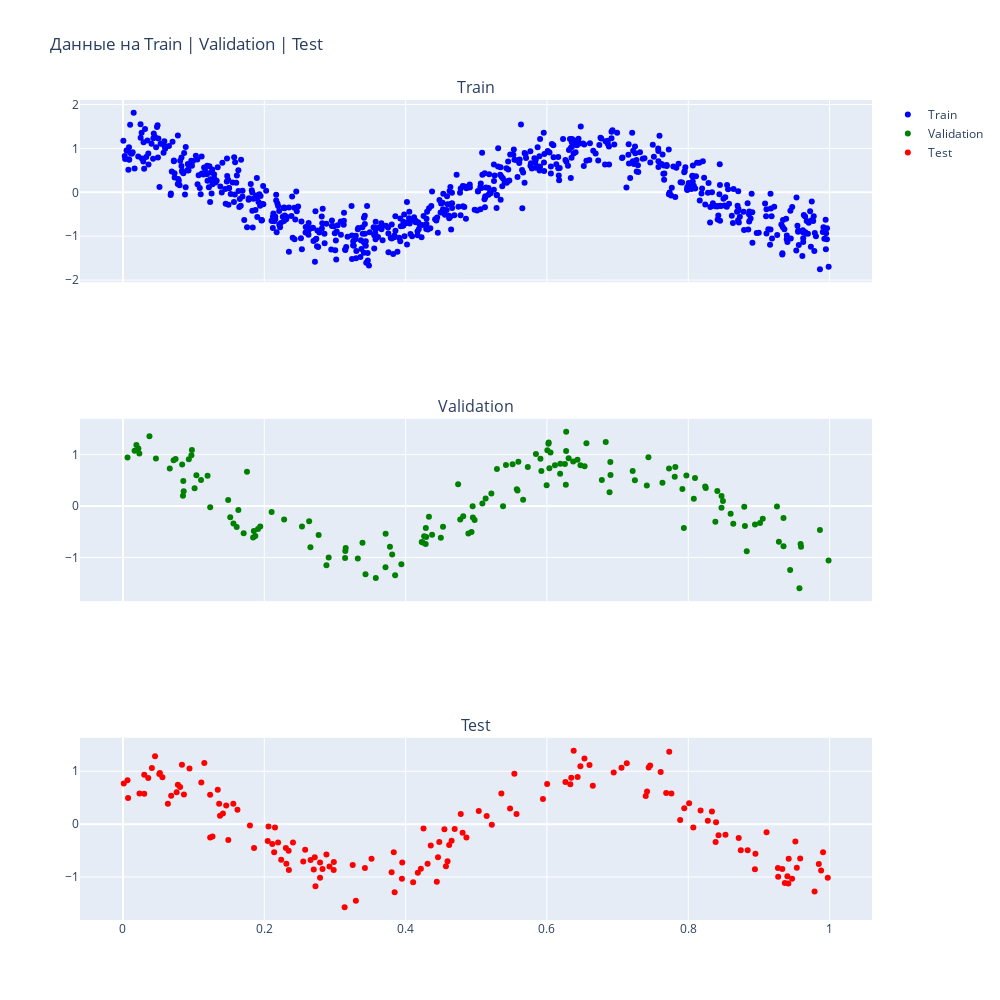

Notebook code for this chart:
### Code cell
# сделаем визуализцию полученных подвыборок для обучения и валидации
fig = make_subplots(
    rows=3, cols=1, shared_xaxes=True,
    subplot_titles=("Train", "Validation", "Test")
)

fig.add_trace(
    go.Scatter(
        x=X_train.flatten(), y=y_train, mode='markers',
        marker=dict(color='blue'), name='Train'
    ),row=1, col=1
)

fig.add_trace(
    go.Scatter(
        x=X_validation.flatten(), y=y_validation, mode='markers',
        marker=dict(color='green'), name='Validation'
    ), row=2, col=1
)

fig.add_trace(
    go.Scatter(
        x=X_test.flatten(), y=y_test, mode='markers',
        marker=dict(color='red'), name='Test'
    ), row=3, col=1
)

fig.update_layout(
    height=1000,
    width=1000,
    title_text="Данные на Train | Validation | Test"
)

fig.show()

### Figure 1 — Plotly figure (JSON) as saved in the notebook; plotly's stock layout.template omitted (floating-point values rounded to 4 significant figures; data arrays with more than 128 entries replaced by an {"elided": "..."} marker saying what was removed)
{"data": [{"marker": {"color": "blue"}, "mode": "markers", "name": "Train", "type": "scatter", "x": {"elided": "700 float values"}, "xaxis": "x", "y": {"elided": "700 float values"}, "yaxis": "y"}, {"marker": {"color": "green"}, "mode": "markers", "name": "Validation", "type": "scatter", "x": {"elided": "150 float values"}, "xaxis": "x2", "y": {"elided": "150 float values"}, "yaxis": "y2"}, {"marker": {"color": "red"}, "mode": "markers", "name": "Test", "type": "scatter", "x": {"elided": "150 float values"}, "xaxis": "x3", "y": {"elided": "150 float values"}, "yaxis": "y3"}], "layout": {"annotations": [{"font": {"size": 16}, "showarrow": false, "text": "Train", "x": 0.5, "xanchor": "center", "xref": "paper", "y": 1, "yanchor": "bottom", "yref": "paper"}, {"font": {"size": 16}, "showarrow": false, "text": "Validation", "x": 0.5, "xanchor": "center", "xref": "paper", "y": 0.6111, "yanchor": "bottom", "yref": "paper"}, {"font": {"size": 16}, "showarrow": false, "text": "Test", "x": 0.5, "xanchor": "center", "xref": "paper", "y": 0.2222, "yanchor": "bottom", "yref": "paper"}], "height": 1000, "title": {"text": "Данные на Train | Validation | Test"}, "width": 1000, "xaxis": {"anchor": "y", "domain": [0, 1], "matches": "x3", "showticklabels": false}, "xaxis2": {"anchor": "y2", "domain": [0, 1], "matches": "x3", "showticklabels": false}, "xaxis3": {"anchor": "y3", "domain": [0, 1]}, "yaxis": {"anchor": "x", "domain": [0.7778, 1]}, "yaxis2": {"anchor": "x2", "domain": [0.3889, 0.6111]}, "yaxis3": {"anchor": "x3", "domain": [0, 0.2222]}}}
